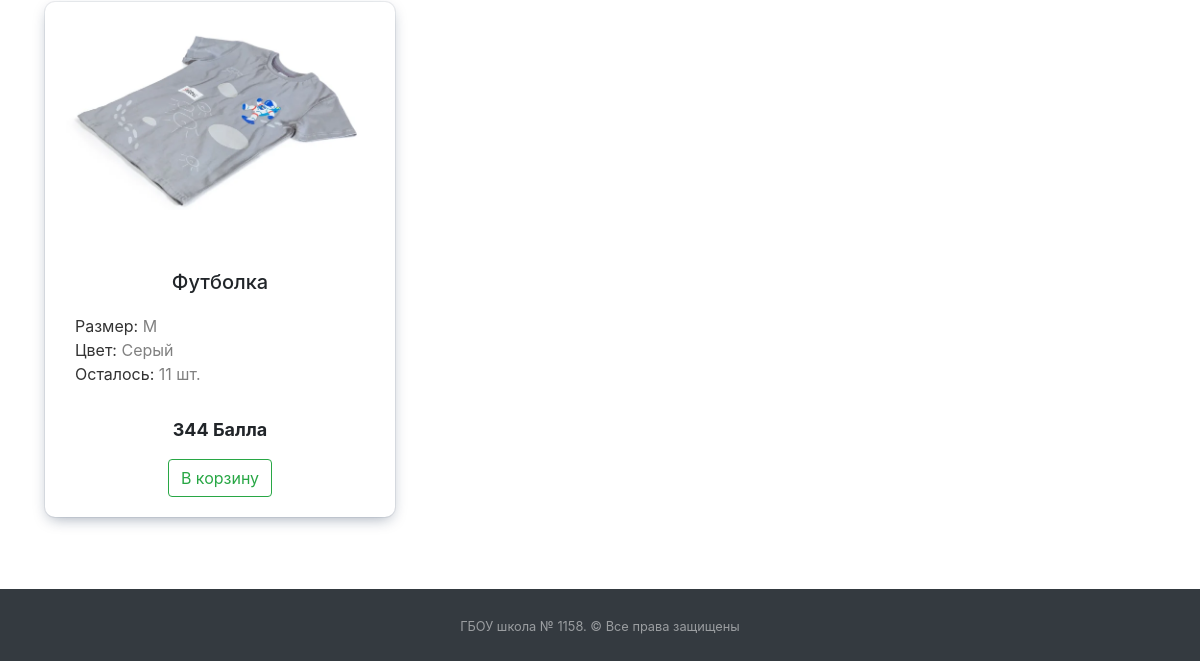
/market/ (signed in, lower part), run on an earlier commit of the app's database.
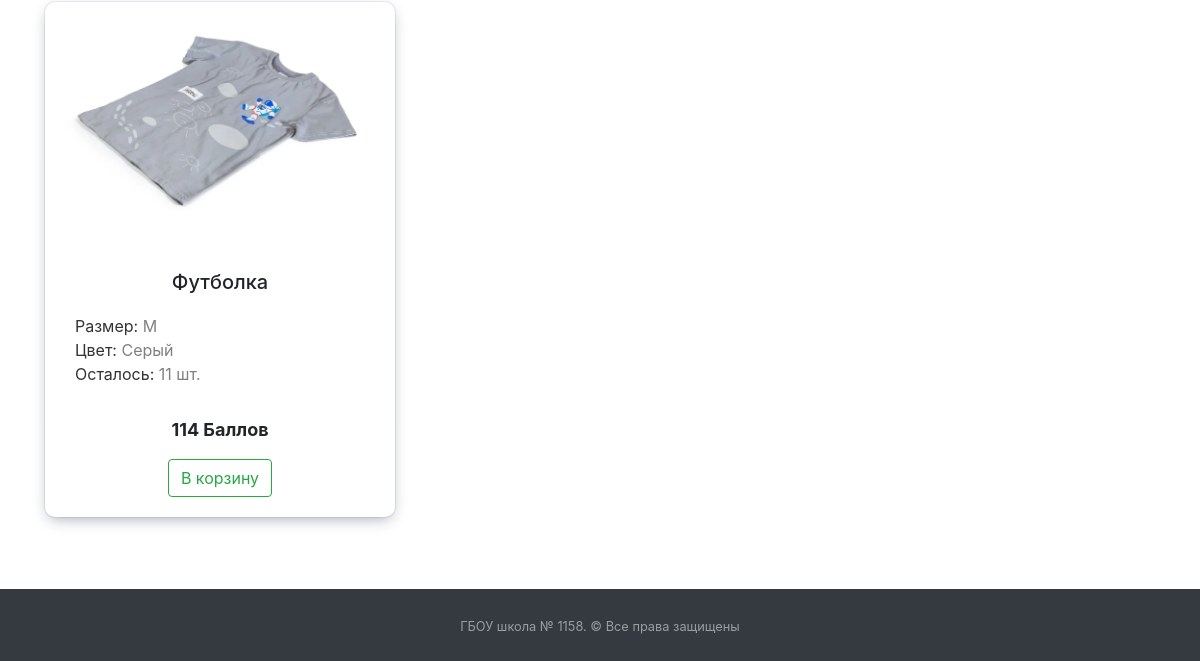
And on a later commit of the database.
### market/models.py (models this page shows, shortened)
class MarketProduct(models.Model):
    product_name = models.CharField(verbose_name="Название товара", max_length=200)
    product_size = models.CharField(verbose_name="Размер товара", default="Стандарт", max_length=200)
    product_color = models.CharField(verbose_name="Цвет товара", default="Не указан", max_length=200)
    product_photo = models.ImageField("Фотография товара", upload_to="products_photo/", blank=True)
    remained_amount = models.PositiveIntegerField("Количество оставшегося товара", null=False)
    price = models.PositiveIntegerField("Цена товара", null=False)
    def plural_amount_name(self) -> str:
        if 10 <= (self.price % 100) <= 20 or self.price % 10 == 0 or 5 <= self.price % 10 <= 9:
            return "Баллов"
        elif self.price % 10 == 1:
            return "Балл"
        return "Балла"
    class Meta:
        verbose_name = "Товар"
        verbose_name_plural = "Товары"

### market/views.py (the view)
# urls.py: path('', views.MainMarketPage.as_view(), name='Каталог магазина'),
class MainMarketPage(HeaderNotificationsCounter, LoginRequiredMixin, ListView):
    template_name = "market/main_market_page.html"
    model = MarketProduct
    login_url = "/login/"
    def dispatch(self, request, *args, **kwargs):
        recount_all_peoples_rating()
        return super().dispatch(request, *args, **kwargs)
    def get_context_data(self, *, object_list=None, **kwargs):
        context = super(MainMarketPage, self).get_context_data(**kwargs)
        context['shopping_cart_list'] = ShoppingCart(self.request).get_shopping_cart_list()
        return context

### mainapp/addons_python/views_addons_classes.py (called while the page is built)
    def get_context_data(self, *, object_list=None, **kwargs):
        context = super().get_context_data(**kwargs)
        context['events_new'] = Events.objects.filter(check=False).count()
        context['applicants_count'] = Puples.objects.filter(
            status="APP").count()
        return context

### mainapp/addons_python/views_addons_functions.py (called while the page is built)
def recount_all_peoples_rating() -> None:
    mass = [i[0] for i in Puples.objects.order_by("-rate").values_list('id')]
    for i in mass:
        pup = Puples.objects.get(id=i)
        pup.rate = sum(map(lambda x: x.event_rate,
                           Events.objects.filter(events__pk=i, check=True)))
        pup.save()

### market/market_services/market_classes.py (called while the page is built)
    def get_shopping_cart_list(self) -> list:
        self._delete_missing_products()
        return [MarketProduct.objects.get(id=int(product)) for product in self.shopping_cart]

    def save(self) -> None:
        self.session.modified = True

### templates/market/main_market_page.html (shortened to what this page needs)
{% extends 'base.html' %}
{% load static %}
{% block main %}
    <div class="container">
        <div class="row flex-wrap">
            {% for product in marketproduct_list %}
            <div class="col-12 col-md-6 col-lg-4 my-4">
                <div class="product-card text-center justify-content-center {% if product.remained_amount == 0 or product.price > user.puples.rate %}disabled-card{% endif %}">
                    <img src="{{ product.product_photo.url }}" alt="{{ product.product_name }}">
                    <div class="product-card__description">
                        <h3 class="product-card__description__name">{{ product.product_name }}</h3>
                        <p style="color: rgb(128, 128, 128); text-align: left"><span style="color: rgb(50, 50, 50);">Размер:</span> {{ product.product_size }}</p>
                        <p style="color: rgb(128, 128, 128); text-align: left"><span style="color: rgb(50, 50, 50);">Цвет:</span> {{ product.product_color }}</p>
                        <p style="color: rgb(128, 128, 128); text-align: left"><span style="color: rgb(50, 50, 50);">Осталось:</span> {{ product.remained_amount }} шт.</p>
                    </div>
                    <p style="font-size: 18px;font-weight: bold;">{{ product.price }} {{ product.plural_amount_name }}</p>
                        <button data-product-id="{{ product.id }}"  onclick="addToCart(this)" class="btn btn-outline-success " aria-haspopup="true" aria-expanded="false" style="margin-bottom: 20px">
                           {% if product in shopping_cart_list %}
                               <i class="fas fa-check"></i> В корзине
                           {% else %}
                            В корзину
                           {% endif %}
                        </button>
                </div>
            </div>
            {% empty %}
                <div class="col-12 text-center">
                    <h3>Товаров пока нет</h3>
                </div>
            {% endfor %}
        </div>
    </div>
{% endblock %}

What changed in the data, as far as the page shows it:
changed MarketProduct "Футболка": price "344" → "114"; plural_amount_name "Балла" → "Баллов"
